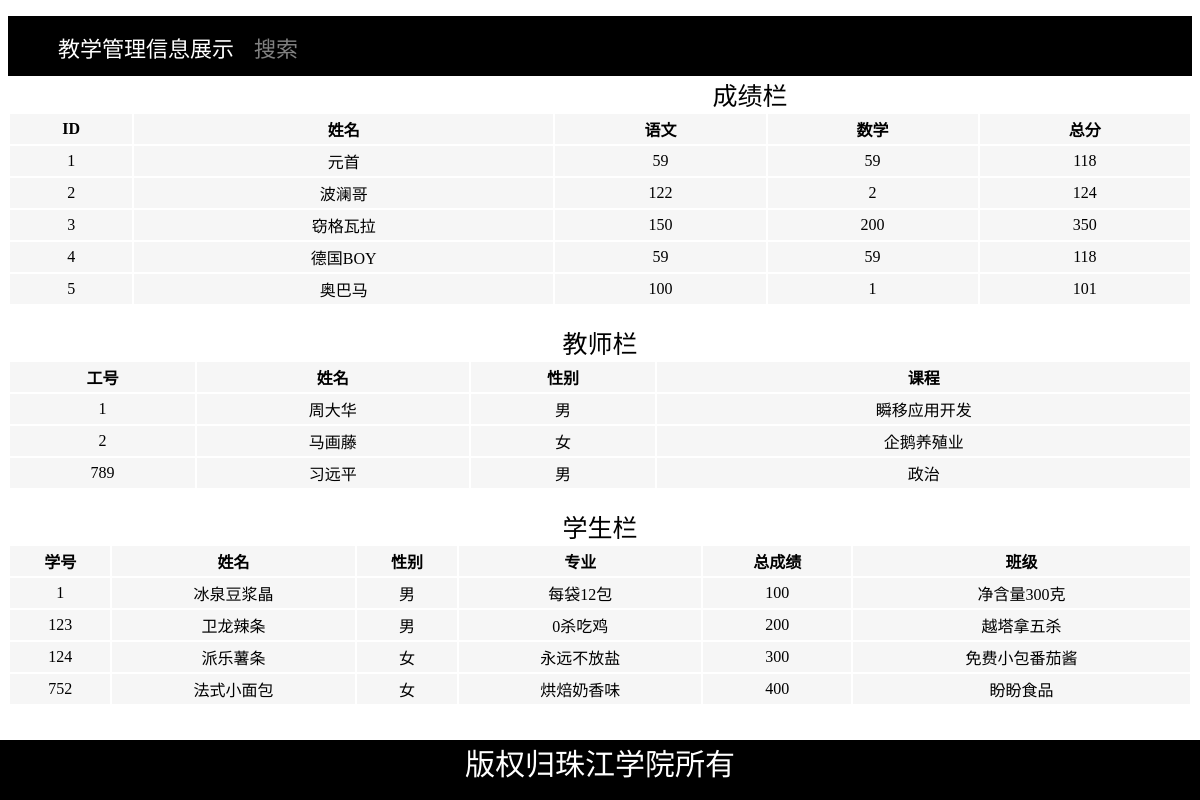
/index_student.php, run on the app's committed database.
### tables this page shows
CREATE TABLE `score` (
  `id` int(11) NOT NULL AUTO_INCREMENT,
  `studentname` varchar(100) NOT NULL,
  `china` int(11) NOT NULL,
  `maths` int(11) NOT NULL,
  PRIMARY KEY (`id`)
);

CREATE TABLE `teacher` (
  `id` int(11) NOT NULL AUTO_INCREMENT,
  `name` varchar(100) NOT NULL,
  `sex` varchar(100) NOT NULL,
  `class` varchar(255) DEFAULT NULL,
  PRIMARY KEY (`id`)
);

CREATE TABLE `student` (
  `id` int(11) NOT NULL AUTO_INCREMENT,
  `name` varchar(100) NOT NULL,
  `sex` varchar(100) NOT NULL,
  `major` varchar(100) NOT NULL,
  `grade` varchar(100) NOT NULL,
  `class` varchar(100) NOT NULL,
  PRIMARY KEY (`id`)
);

### index_student.php (the view, shortened to what this page needs)
<!DOCTYPE html>
<html>
<head>
	<link href="style.css" rel="stylesheet" type="text/css" />
</head>
<body>
   <header >
     <ul>
        <li>教学管理信息展示</li>
        <li><a href="select.php">搜索</a></li>
     </ul>
   </header>
   <center><h style = "font-size: 25px">成绩栏</h></center>
    <?php
		$result = mysql_query("SELECT * FROM score");
		echo "<table border='0'>
		<tr>
		<th>ID</th>
		<th>姓名</th>
		<th>语文</th>
		<th>数学</th>
		<th>总分</th>
		</tr>";
		while($row = mysql_fetch_array($result))
		  {
		  	$a=array($row['china'],$row['maths']);
		  echo "<tr>";
		  echo "<td>" . $row['id'] . "</td>";
		  echo "<td>" . $row['studentname'] . "</td>";
		  echo "<td>" . $row['china'] . "</td>";
		  echo "<td>" . $row['maths'] . "</td>";
		  echo "<td>" . array_sum($a) . "</td>";
		  echo "</tr>";
		  }
		echo "</table>";
	?>
<br/>
<center><h style = "font-size: 25px">教师栏</h></center>
	<?php
		$result = mysql_query("SELECT * FROM teacher");
		echo "<table border='0'>
		<tr>
		<th>工号</th>
		<th>姓名</th>
		<th>性别</th>
		<th>课程</th>
		</tr>";
		while($row = mysql_fetch_array($result))
		  {
		  echo "<tr>";
		  echo "<td>" . $row['id'] . "</td>";
		  echo "<td>" . $row['name'] . "</td>";
		  echo "<td>" . $row['sex'] . "</td>";
		  echo "<td>" . $row['class'] . "</td>";
		  echo "</tr>";
		  }
		echo "</table>";
	?>
<br/>
<center><h style = "font-size: 25px">学生栏</h></center>
	<?php
		$result = mysql_query("SELECT * FROM student");
		echo "<table border='0'>
		<tr>
		<th>学号</th>
		<th>姓名</th>
		<th>性别</th>
        <th>专业</th>
		<th>总成绩</th>
		<th>班级</th>
		</tr>";
		while($row = mysql_fetch_array($result))
		  {
		  echo "<tr>";
		  echo "<td>" . $row['id'] . "</td>";
		  echo "<td>" . $row['name'] . "</td>";
		  echo "<td>" . $row['sex'] . "</td>";
		  echo "<td>" . $row['major'] . "</td>";
		  echo "<td>" . $row['grade'] . "</td>";
		  echo "<td>" . $row['class'] . "</td>";
		  echo "</tr>";
		  }
		echo "</table>";
	?>
   <footer>
    版权归珠江学院所有
   </footer>
</body>
</html>

### style.css (style rules this page uses)
header ul { list-style:none; }
header ul li { float:left; padding: 15px 10px; font-size: 22px; text-decoration:none; }
body { padding-bottom: 60px; background-image: url(img/1.gif); background-size: 110% auto; background-repeat:no-repeat; background-attachment: fixed; }
footer { text-align: center; width:100%; height: 60px; background-color: #000; position: fixed; bottom:0px; left: 0px; color:#fff; font-family: 隶书; font-size: 30px; }
a:link,a:active,a:visited { text-decoration:none; color:gray; }

### index_student.php (style rules this page uses)
table { width:100%; }
table tr { background-color: #f6f6f6; height:30px; }
table tr td { text-align: center; }

### data on the page
score: id "1", studentname "元首", china "59", maths "59", array_sum($a) "118"
score: id "2", studentname "波澜哥", china "122", maths "2", array_sum($a) "124"
score: id "3", studentname "窃格瓦拉", china "150", maths "200", array_sum($a) "350"
score: id "4", studentname "德国BOY", china "59", maths "59", array_sum($a) "118"
score: id "5", studentname "奥巴马", china "100", maths "1", array_sum($a) "101"
teacher: id "1", name "周大华", sex "男", class "瞬移应用开发"
teacher: id "2", name "马画藤", sex "女", class "企鹅养殖业"
teacher: id "789", name "习远平", sex "男", class "政治"
student: id "1", name "冰泉豆浆晶", sex "男", major "每袋12包", grade "100", class "净含量300克"
student: id "123", name "卫龙辣条", sex "男", major "0杀吃鸡", grade "200", class "越塔拿五杀"
student: id "124", name "派乐薯条", sex "女", major "永远不放盐", grade "300", class "免费小包番茄酱"
student: id "752", name "法式小面包", sex "女", major "烘焙奶香味", grade "400", class "盼盼食品"
